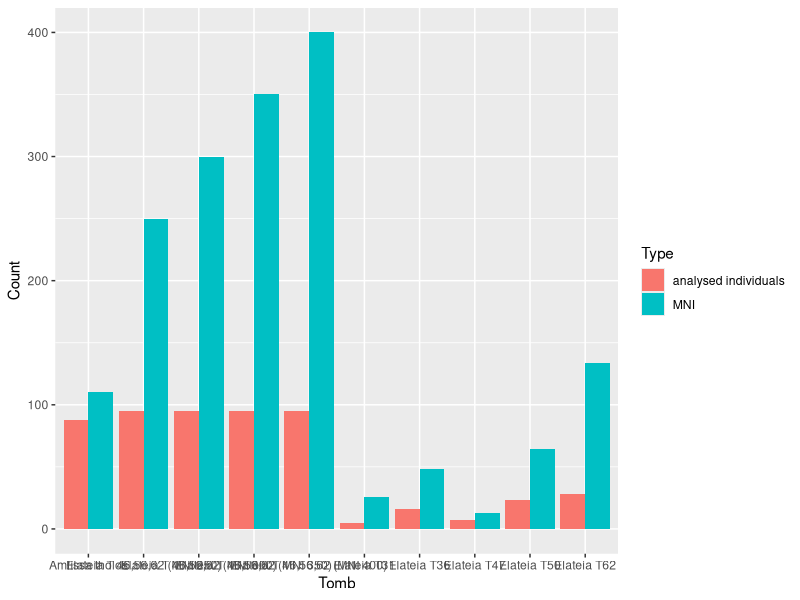

Here is the R script that generated this plot:
## ---- chunk 1
library(readxl)
library(ggplot2)
library(dplyr)
library(tidyr)
## ---- chunk 2
tomb_parameter <- read_excel("Data/raw/Statistics project LMU_tomb parameters_Irene Hoegner_new.xlsx", range = "A2:N12")
combined_tombs <- tomb_parameter |> slice(rep(10, 4)) |> mutate(
  "MNI (minimum number of individuals)" = c(250, 300, 350, 400),
  "percentage of successful samples" = `TWIST capture samples included in kinship analysis` / `MNI (minimum number of individuals)`,
  `...1` = paste("Elateia T 46,56,62 (MNI ", c(250, 300, 350, 400), ")", sep = ""))
tomb_parameter <- rbind(tomb_parameter, combined_tombs)
tomb_parameter <- tomb_parameter |> rename(Tomb = 1, MNI = 2, `analysed individuals` = 12) |>
  slice(-c(4, 7, 9, 10)) |> mutate(MNI = as.integer(MNI))
tomb_parameter
## ---- chunk 3
# Absolute plot
df_long <- pivot_longer(tomb_parameter, cols = c(MNI, `analysed individuals`),
                        names_to = "Type", values_to = "Count")
ggplot(df_long, aes(x = Tomb, y = Count, fill = Type)) +
  geom_bar(stat = "identity", position = "dodge")

